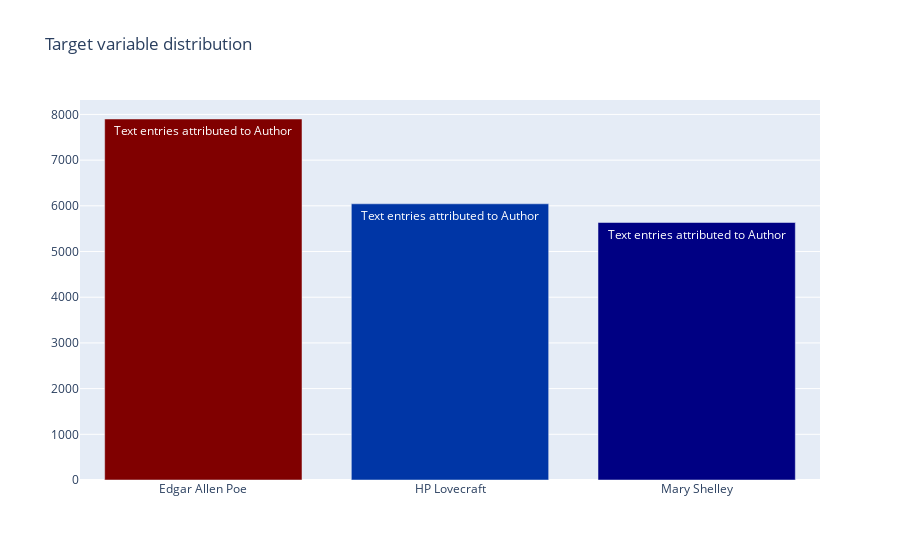

This figure's notebook cell:
### Code cell
z = {'EAP': 'Edgar Allen Poe', 'MWS': 'Mary Shelley', 'HPL': 'HP Lovecraft'}
data = [go.Bar(
            x = train.author.map(z).unique(),
            y = train.author.value_counts().values,
            marker= dict(colorscale='Jet',
                         color = train.author.value_counts().values
                        ),
            text='Text entries attributed to Author'
    )]

layout = go.Layout(
    title='Target variable distribution'
)

fig = go.Figure(data=data, layout=layout)

py.iplot(fig, filename='basic-bar')

### Figure 1 — Plotly figure (JSON) as saved in the notebook; plotly's stock layout.template omitted (floating-point values rounded to 4 significant figures)
{"data": [{"marker": {"color": [7900, 6044, 5635], "colorscale": [[0, "rgb(0,0,131)"], [0.2, "rgb(0,60,170)"], [0.4, "rgb(5,255,255)"], [0.6, "rgb(255,255,0)"], [0.8, "rgb(250,0,0)"], [1, "rgb(128,0,0)"]]}, "text": "Text entries attributed to Author", "x": ["Edgar Allen Poe", "HP Lovecraft", "Mary Shelley"], "y": [7900, 6044, 5635], "type": "bar"}], "layout": {"title": {"text": "Target variable distribution"}, "xaxis": {"type": "category", "range": [-0.5, 2.5], "autorange": true}, "yaxis": {"type": "linear", "range": [0, 8316.0], "autorange": true}, "autosize": true}}
